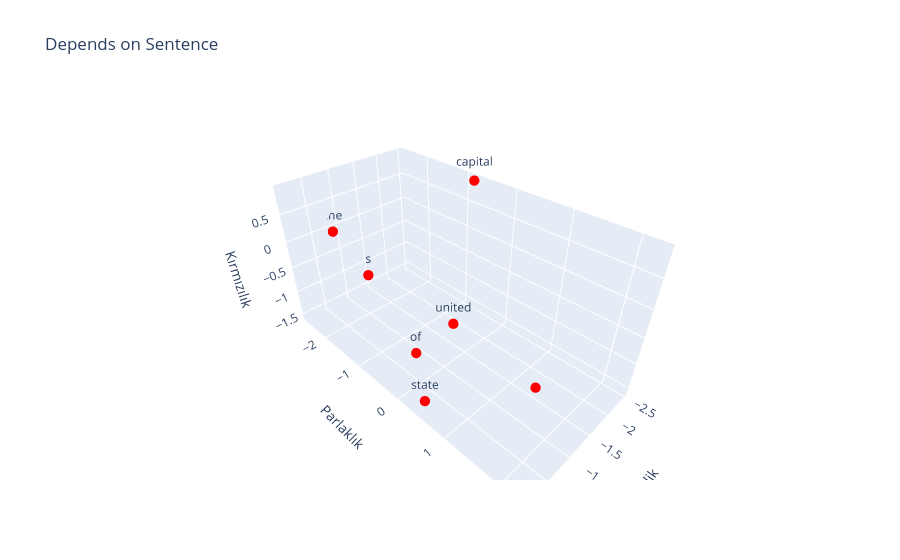

The notebook cell this image was saved under:
### Code cell
depend_sentence_meaning = embedding(torch.tensor(depend_sentence_token_ids))

sentences = [
  {
    "words": depend_sentence_meaning.detach().numpy(),
    "labels": depend_sentence_tokens,
    "color": "red",
  },
]
plot_dots(sentences, "Depends on Sentence")

### Figure 1 — Plotly figure (JSON) as saved in the notebook; plotly's stock layout.template omitted (floating-point values rounded to 4 significant figures)
{"data": [{"hoverinfo": "text", "marker": {"color": "red", "size": 6}, "mode": "markers+text", "text": ["the", " ", "capital", " ", "of", " ", "united", " ", "state", "s", " ", "and", " ", "the", " ", "capital", " ", "of", " ", "france"], "type": "scatter3d", "x": [-0.8253, -0.1035, -2.498, -0.1035, -0.1743, -0.1035, -0.2492, -0.1035, -0.248, -0.1366], "y": [-2.567, 2.248, -0.8064, 2.248, 0.3156, 2.248, 0.9465, 2.248, 0.3633, -0.5643], "z": [-0.04282, 0.2827, 0.9115, 0.2827, -0.5717, 0.2827, 0.2669, 0.2827, -1.559, 0.3048]}], "layout": {"scene": {"xaxis": {"title": {"text": "Sertlik"}}, "yaxis": {"title": {"text": "Parlaklık"}}, "zaxis": {"title": {"text": "Kırmızılık"}}}, "title": {"text": "Depends on Sentence"}}}
